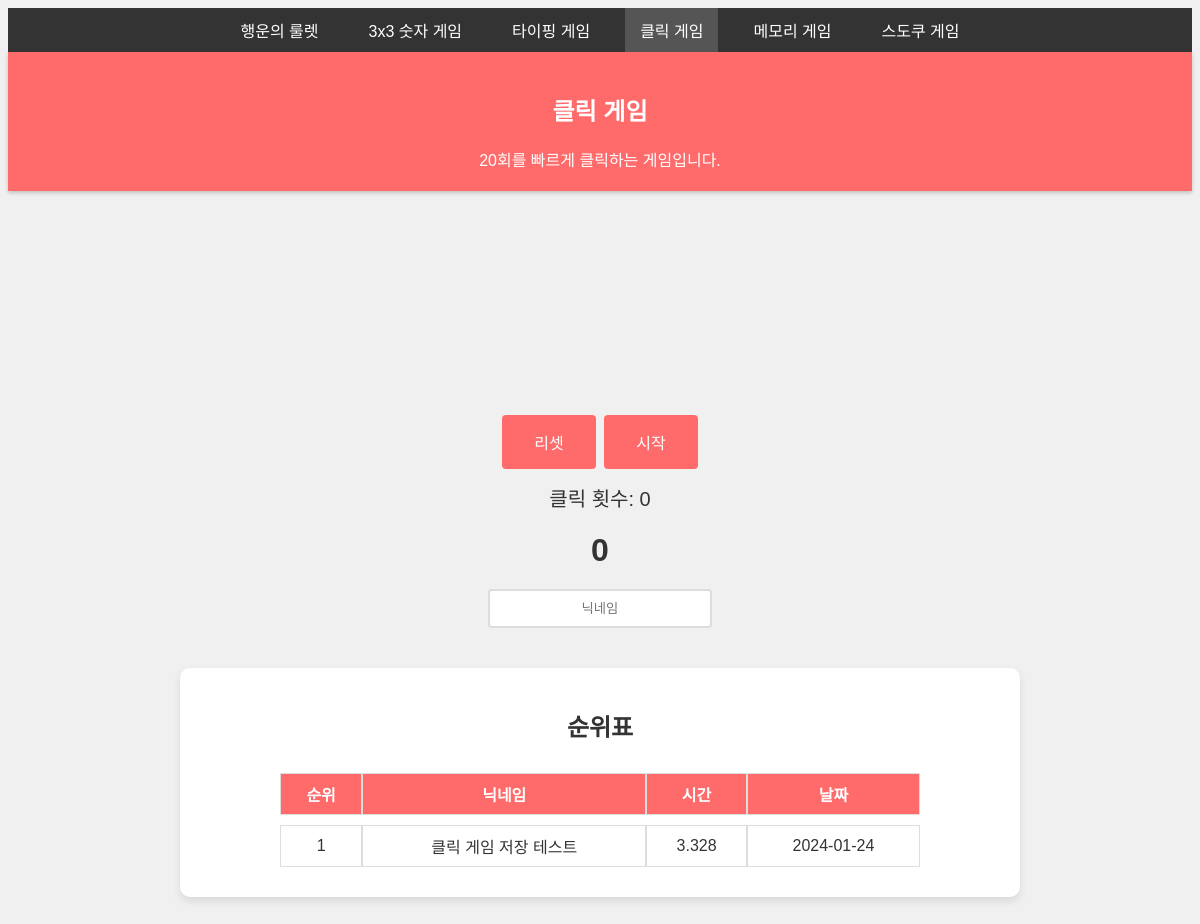
The page /click on the database as committed earlier.
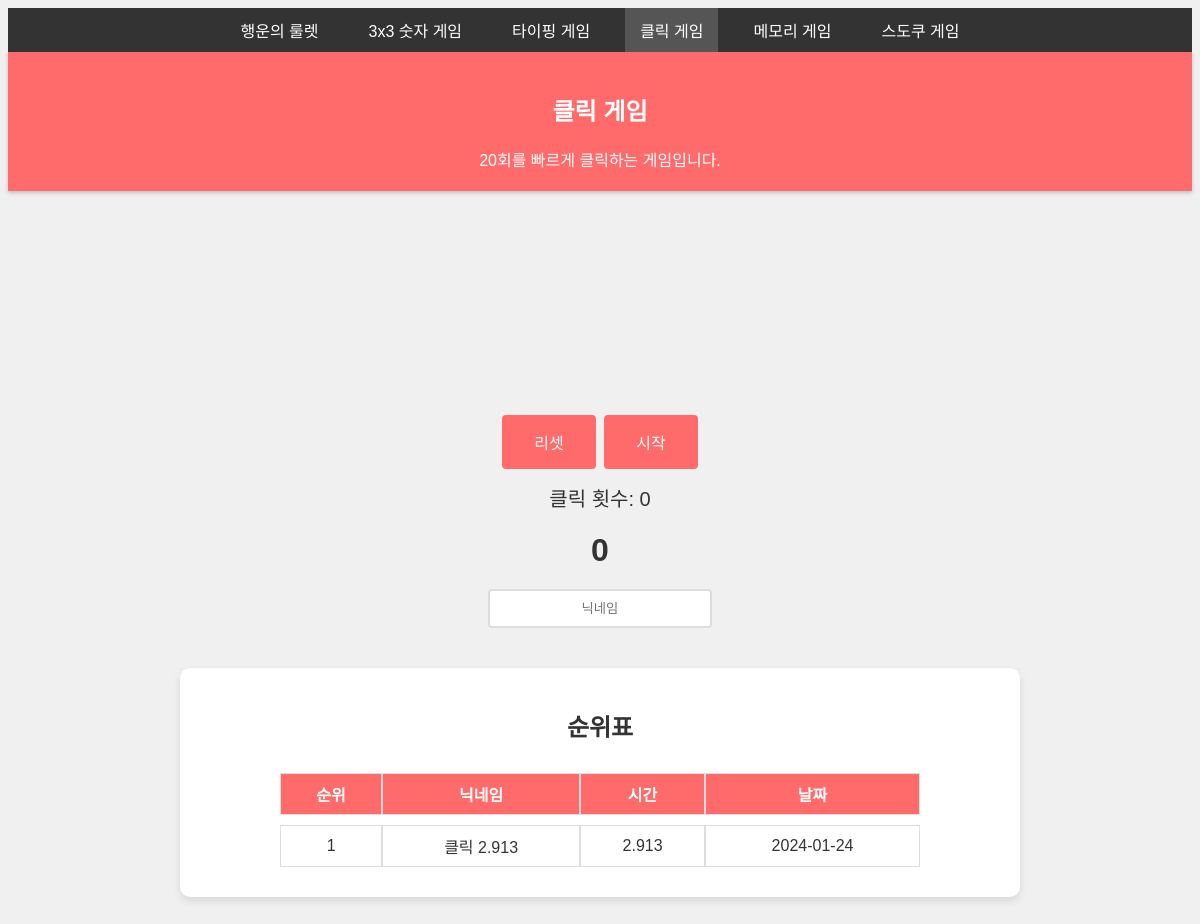
The same page on the database as committed later.
### tables this page shows
CREATE TABLE game_info (
            id INTEGER PRIMARY KEY AUTOINCREMENT,
            name TEXT NOT NULL,
            url TEXT NOT NULL,
            description TEXT NOT NULL
        );

CREATE TABLE game_records (
            id INTEGER PRIMARY KEY AUTOINCREMENT,
            ip TEXT NOT NULL,
            gametype TEXT NOT NULL,
            nickname TEXT NOT NULL,
            time REAL NOT NULL,
            date TEXT NOT NULL
        );

### app.py (the view)
@app.route('/click')
def click():
    db = get_db()
    cur = db.cursor()
    cur.execute("SELECT id, name, description FROM game_info WHERE id = 4")
    game_info = cur.fetchone()
    cur.execute("SELECT nickname, time, date FROM game_records WHERE gametype = 4 ORDER BY time ASC")
    records = cur.fetchall()
    ranked_records = [(index + 1, record['nickname'], record['time'], record['date']) for index, record in enumerate(records)]
    return render_template('click.html', records=ranked_records, game_id=game_info['id'], game_name=game_info['name'], game_description=game_info['description'])

### app.py (called while the page is built)
def get_db():
    if 'db' not in g:
        g.db = sqlite3.connect(DATABASE_FILE)
        g.db.row_factory = sqlite3.Row
    return g.db

@app.context_processor
def inject_games():
    db = get_db()
    games = db.execute('SELECT id, name, url FROM game_info ORDER BY id ASC').fetchall()
    return {'games': games}

### templates/click.html (shortened to what this page needs)
{% extends 'base.html' %}
{% block content %}
    <link rel="stylesheet" type="text/css" href="{{ url_for('static', filename='css/click.css') }}">
    <div id="game-board" class="game-board"></div>
    <button id="reset-button">리셋</button>
    <button id="start-button">시작</button>
    <div id="click-count">클릭 횟수: 0</div>
    <div id="timer">0</div>
{% endblock %}

### templates/base.html (shortened to what this page needs)
<!DOCTYPE html>
<html>
<head>
    <link rel="stylesheet" type="text/css" href="{{ url_for('static', filename='css/base.css') }}">
</head>
<body>
    <nav>
        <ul id="menu" class="hidden">
            {% for game in games %}
            <li class="{% if request.path.endswith(game.url) %}active{% endif %}">
                <a href="{{ url_for(game.url) }}">{{ game.name }}</a>
            </li>
            {% endfor %}
        </ul>
    </nav>
    <div id="header">
        <h2>{{ game_name }}</h2>
        <span>{{ game_description }}</span>
    </div>
    {% block content %}{% endblock %}
    {% if not request.path.endswith('/roulette') %}
    <div class="record">
        <input type="text" id="nickname" placeholder="닉네임">
    </div>
    <div class="rank">
        <h2>순위표</h2>
        <table>
            <tr>
                <th>순위</th>
                <th>닉네임</th>
                <th>시간</th>
                <th>날짜</th>
            </tr>
            {% for record in records %}
            <tr>
                <td>{{ record[0] }}</td>
                <td>{{ record[1] }}</td>
                <td>{{ record[2] }}</td>
                <td>{{ record[3] }}</td>
            </tr>
            {% endfor %}
        </table>
    </div>
    {% endif %}
</body>
</html>

Rows that differ between the two databases and show on the page:
removed game_records: record "1", nickname "클릭 게임 저장 테스트", time "3.328", date "2024-01-24"
added game_records: record "1", nickname "클릭 2.913", time "2.913", date "2024-01-24"
